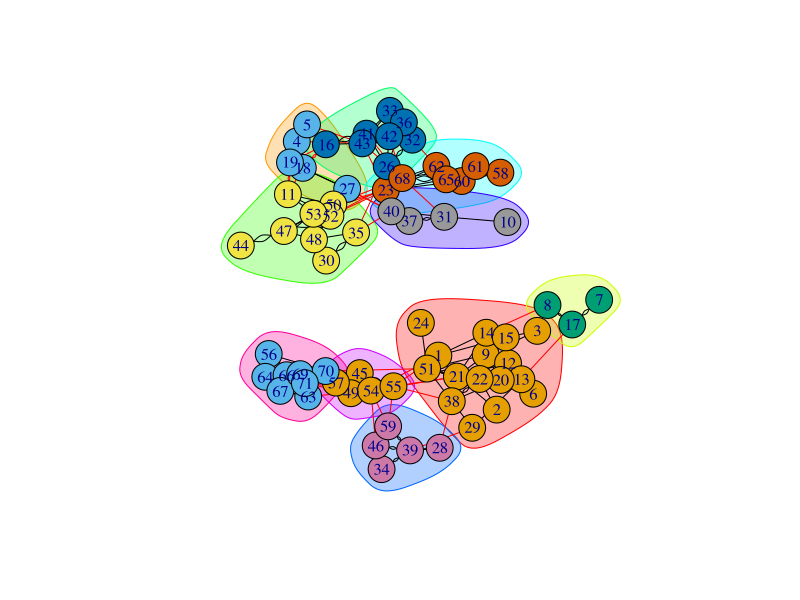

Reproduce this figure in R. (Note: this script raises an error after producing the figure.)
## ---- chunk 1
library(tidyverse)

library(igraph) 
# many graph packages in R rely on igraph for computation
# lots of great functionality, sometimes confusing bc it's object-oriented 
# (it goes against my functional programming instincts)

# these packages marry graph data & tidyverse syntax
library(tidygraph)
library(ggraph)
## ---- chunk 2
head(highschool)
## ---- chunk 3
hs <- filter(highschool, year == 1957)
## ---- chunk 4
# igraph
g <- graph_from_data_frame(hs, directed = FALSE)
cluster_lpa <- cluster_label_prop(g)
cluster_lpa
plot(cluster_lpa, g)
## ---- chunk 5
# same code as above but just wanted to set the layout
g_tidy <- as_tbl_graph(hs) 

cluster_tidy_lpa <- g_tidy %>% 
    activate(nodes) %>% 
    mutate(group = group_label_prop()) 

starting_layout <- create_layout(cluster_tidy_lpa, 
                                 layout = 'igraph', algorithm = 'kk')

ggraph(starting_layout) +
    geom_edge_link(color = "grey70") + #default is black
    geom_node_point(aes(color = as.factor(group)), size = 10) + #default is fairly small
    geom_node_text(aes(label = name)) +
    theme_void() +
    guides(color = FALSE, fill = FALSE) 
## ---- chunk 6
# this special layout object includes coordinates for each node
starting_layout <- create_layout(cluster_tidy_lpa, 
                                 layout = 'igraph', algorithm = 'kk')

create_ggraph <- function(graph_layout, node_color, label) {
    ggplot(graph_layout) +
        geom_edge_link(color = "grey70") +
        geom_node_point(aes(color = {{node_color}}), size = 10) +
        geom_node_text(aes(label = name)) +
        theme_void() +
        guides(color = FALSE) +
        scale_color_manual(values = scales::hue_pal()(15))
}

# once we have our group results, graph them all using the same layout
graph_cluster <- function(group_results, starting_layout) {
    layout_w_groups <- starting_layout %>%  
        left_join(rename(group_results, new = group), by = "name") %>% 
        mutate(name = fct_relevel(name, "22", "66", "36", "50", "45"),
               # use a few vertices to "anchor" the colors of certain groups
               name_int = as.integer(name)) %>% 
        mutate(new = fct_reorder(new, name_int, .fun = min))
    
    n_groups <- n_distinct(layout_w_groups$new)
    create_ggraph(layout_w_groups, node_color = new, label = name) +
        ggtitle(paste(n_groups, "clusters"))
}
## ---- chunk 7
edges <- hs
graph <- as_tbl_graph(hs, directed = FALSE) #infers nodes from the edges
nodes <- graph %>% activate(nodes) %>% as_tibble() #extract dataframe of nodes
## ---- chunk 8
run_lpa <- function(nodes, graph) {
    starting_groups <- nodes %>% mutate(group = row_number())
    groups_are_same <- FALSE
    
    while(!groups_are_same) {
        new_groups_vec <- map_chr(nodes$name, ~determine_new_group(.x, starting_groups, graph))
        groups_are_same <- identical(new_groups_vec, starting_groups$group)
        starting_groups <- starting_groups %>% 
            mutate(group = new_groups_vec)
    }
    
    starting_groups
}
## ---- chunk 9
# step 1
get_neighborhood_groups <- function(node, starting_groups, graph) {
    neighbors <- make_ego_graph(graph, node = node)[[1]] %>% 
        V() %>% names()
    
    starting_groups %>% 
        filter(name %in% neighbors) %>% 
        pull(group)
}

# step 2
choose_group <- function(group_options) {
    all_counts <- table(group_options)
    max_counts <- all_counts[all_counts == max(all_counts)]
    if(length(max_counts) == 1) return(names(max_counts))
    names(sample(max_counts, size = 1))
}

# both steps together
determine_new_group <- function(node, starting_groups, graph) {
    neighbor_groups <- get_neighborhood_groups(node, starting_groups, graph)
    choose_group(neighbor_groups)
}
## ---- chunk 10
lpa_output <- map(1:10, ~run_lpa(nodes, graph))
lpa_graphs <- map(lpa_output, graph_cluster, starting_layout = starting_layout) 
## ---- chunk 11
lpa_nodes <- graph %>% 
    mutate(lpa = group_label_prop(),
           eb = group_edge_betweenness(),
           louvain = group_louvain()) %>% 
    as_tibble()

compare_nmi <- partial(compare, method = "nmi")
# new version of the function with the `method = "nmi"` saved

map(lpa_output, 
    ~tibble(lpa = compare_nmi(.x$group, lpa_nodes$lpa),
            eb = compare_nmi(.x$group, lpa_nodes$eb),
            louvain = compare_nmi(.x$group, lpa_nodes$louvain))) %>% 
    bind_rows(.id = "run")
## ---- chunk 12
lpa_runs <- map(1:10, 
                ~graph %>% 
                    mutate(group = group_label_prop()) %>% 
                    as_tibble())

map(lpa_runs, 
    ~tibble(lpa = compare_nmi(.x$group, lpa_nodes$lpa),
            eb = compare_nmi(.x$group, lpa_nodes$eb),
            louvain = compare_nmi(.x$group, lpa_nodes$louvain))) %>% 
    bind_rows(.id = "run")
